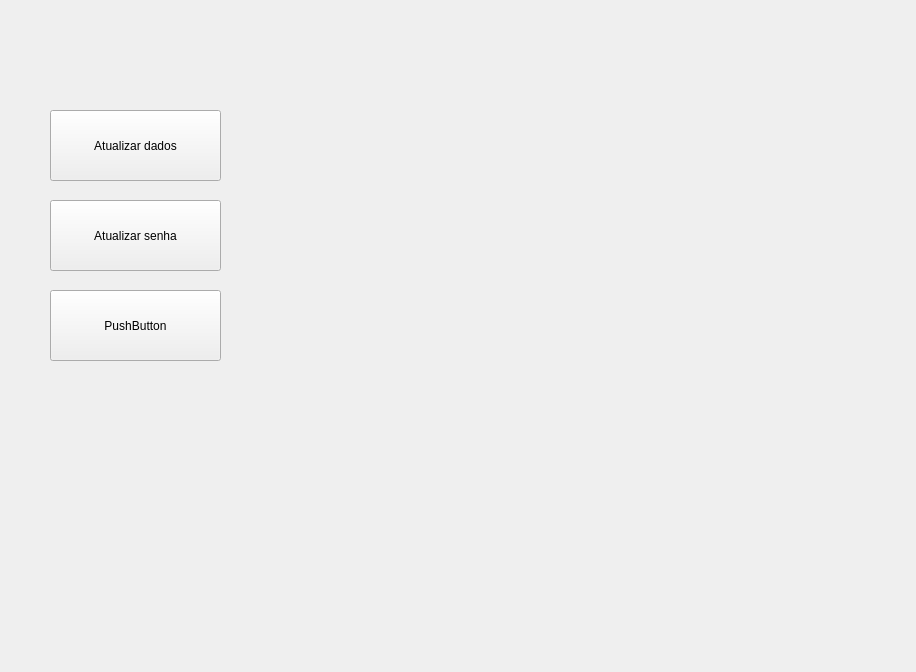
<?xml version="1.0" encoding="UTF-8"?>
<ui version="4.0">
 <class>Form</class>
 <widget class="QWidget" name="Form">
  <property name="geometry">
   <rect>
    <x>0</x>
    <y>0</y>
    <width>916</width>
    <height>672</height>
   </rect>
  </property>
  <property name="windowTitle">
   <string>Form</string>
  </property>
  <widget class="QPushButton" name="pushButton">
   <property name="geometry">
    <rect>
     <x>50</x>
     <y>110</y>
     <width>171</width>
     <height>71</height>
    </rect>
   </property>
   <property name="text">
    <string>Atualizar dados</string>
   </property>
  </widget>
  <widget class="QPushButton" name="atualizar_senha_btn">
   <property name="geometry">
    <rect>
     <x>50</x>
     <y>200</y>
     <width>171</width>
     <height>71</height>
    </rect>
   </property>
   <property name="text">
    <string>Atualizar senha</string>
   </property>
  </widget>
  <widget class="QPushButton" name="pushButton_3">
   <property name="geometry">
    <rect>
     <x>50</x>
     <y>290</y>
     <width>171</width>
     <height>71</height>
    </rect>
   </property>
   <property name="text">
    <string>PushButton</string>
   </property>
  </widget>
  <widget class="QWidget" name="verticalLayoutWidget">
   <property name="geometry">
    <rect>
     <x>260</x>
     <y>110</y>
     <width>291</width>
     <height>441</height>
    </rect>
   </property>
   <layout class="QVBoxLayout" name="layout_1"/>
  </widget>
  <widget class="QWidget" name="verticalLayoutWidget_2">
   <property name="geometry">
    <rect>
     <x>560</x>
     <y>110</y>
     <width>291</width>
     <height>441</height>
    </rect>
   </property>
   <layout class="QVBoxLayout" name="layout_2"/>
  </widget>
  <widget class="QLabel" name="bem_vindo">
   <property name="geometry">
    <rect>
     <x>70</x>
     <y>30</y>
     <width>761</width>
     <height>71</height>
    </rect>
   </property>
   <property name="font">
    <font>
     <pointsize>12</pointsize>
    </font>
   </property>
   <property name="text">
    <string/>
   </property>
  </widget>
 </widget>
 <resources/>
 <connections/>
</ui>
